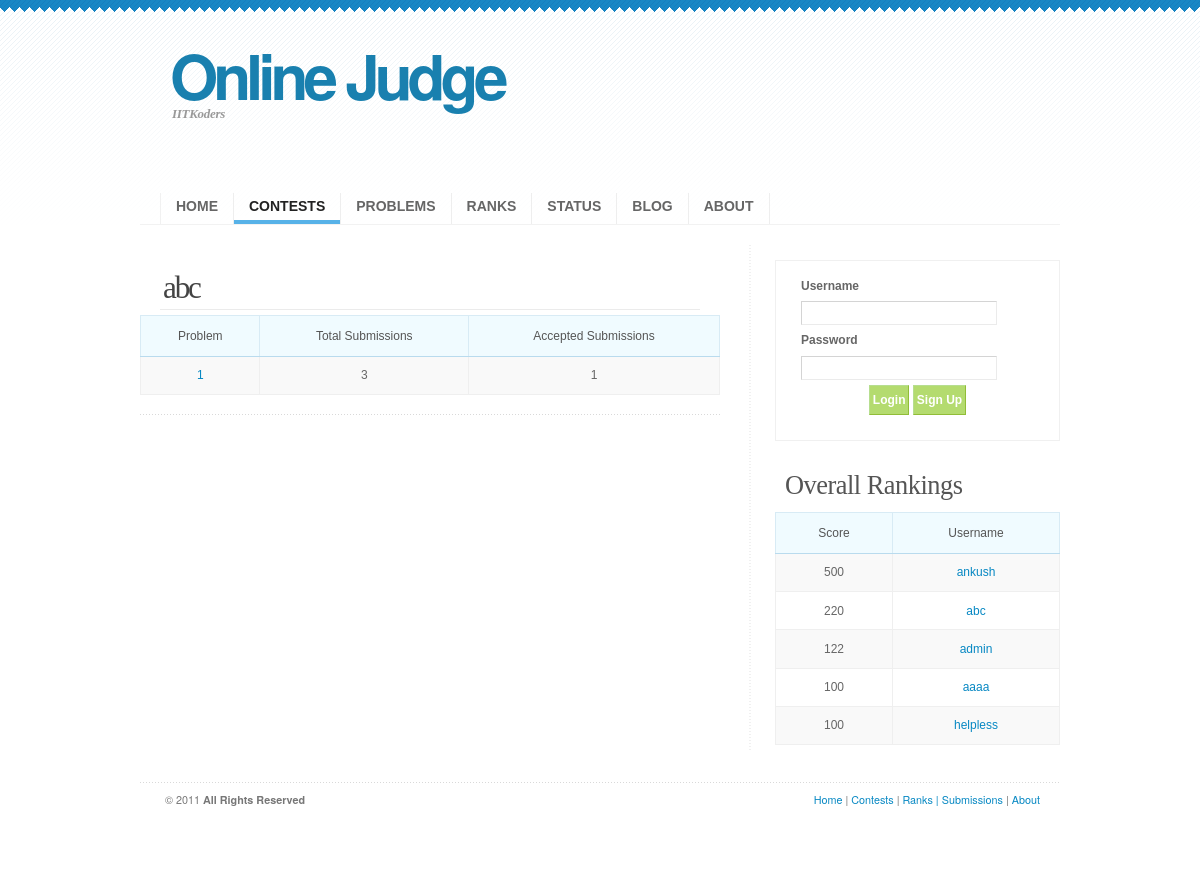
The app's page /contests.php?contestID=1 with its own data.
### tables this page shows
CREATE TABLE IF NOT EXISTS `contests` (
  `contestID` int(11) NOT NULL AUTO_INCREMENT,
  `Name` varchar(50) DEFAULT NULL,
  `startTime` datetime DEFAULT NULL,
  `endTime` datetime DEFAULT NULL,
  PRIMARY KEY (`contestID`)
);

CREATE TABLE IF NOT EXISTS `problems` (
  `contestID` int(11) NOT NULL,
  `problemID` int(11) NOT NULL AUTO_INCREMENT,
  `visible` tinyint(1) DEFAULT NULL,
  `problemName` varchar(50) NOT NULL,
  `statement` varchar(10000) DEFAULT NULL,
  `accepted` int(11) DEFAULT '0',
  `submissions` int(11) DEFAULT '0',
  `timeLimit` int(11) DEFAULT '2',
  `memoryLimit` int(11) DEFAULT '5',
  `score` int(11) DEFAULT '0',
  PRIMARY KEY (`problemID`)
);

CREATE TABLE IF NOT EXISTS `users` (
  `userID` int(11) NOT NULL AUTO_INCREMENT,
  `username` varchar(50) NOT NULL,
  `password` varchar(50) NOT NULL,
  `firstname` varchar(50) DEFAULT NULL,
  `lastname` varchar(50) DEFAULT NULL,
  `college` varchar(50) DEFAULT NULL,
  `email` varchar(50) NOT NULL,
  `rank` int(11) DEFAULT '0',
  `score` int(11) DEFAULT '0',
  `penalty` int(11) NOT NULL DEFAULT '0',
  PRIMARY KEY (`userID`),
  UNIQUE KEY `username` (`username`)
);

### contests.php (the view, shortened to what this page needs)
<!DOCTYPE html PUBLIC "-//W3C//DTD XHTML 1.0 Strict//EN" "http://www.w3.org/TR/xhtml1/DTD/xhtml1-strict.dtd">
<html xmlns="http://www.w3.org/1999/xhtml" xml:lang="en" lang="en">
<head>
<link rel="stylesheet" type="text/css" media="screen" href="css/screen.css" />
</head>
<body class="contest">
<div id="wrap">
<?php include('header.php');
?>
<div id="content-outer" class="clear">
<div id="left">
<div class="entry">
<?php
if(!isset($_GET['contestID'])){
	$query = "SELECT DATE_FORMAT(`startTime`,'%Y-%m-%d %T') AS startTime,DATE_FORMAT(`endTime`,'%Y-%m-%d %T') AS endTime,contestID,Name FROM contests ORDER BY endTime DESC ";
	$logged = mysql_query($query);
	$temp="<table width=100%><tr><th width=30%>Name</th><th width=35%>Start Time</th><th>End Time</th></tr>";
	$fut="<h2>Future Contests</h2>";
	$cur="<h2>Running Contests</h2>";
	$past="<h2>Past Contests</h2>";
	$fut=$fut.$temp;
	$cur=$cur.$temp;
	$past=$past.$temp;
	$countf=0;$countp=0;$countc=0;
	while($r= mysql_fetch_array($logged))
	{
		$d1 = new DateTime($r['startTime']);
		$current = new DateTime(date('Y-m-d H:i:s'));
		if($d1>$current){
			$fut=$fut."<tr><td><a href='contests.php?contestID=".$r['contestID']."'>".$r['Name']."</a></td><td>".date('jS F Y \a\t G:i', strtotime($r['startTime']))."</td><td>".date('jS F Y \a\t G:i', strtotime($r['endTime']))."</td></tr>";
			$countf=1;
			continue;
		}
		$d1 = new DateTime($r['endTime']);
		if($d1>$current){
			$cur=$cur."<tr><td><a href='contests.php?contestID=".$r['contestID']."'>".$r['Name']."</a><a href='rank.php?contestID=".$r['contestID']."' style='color: #00F000;font-size: .9em;'></br>(Rankings)</a></td><td>".date('jS F Y \a\t G:i', strtotime($r['startTime']))."</td><td>".date('jS F Y \a\t G:i', strtotime($r['endTime']))."</td></tr>";
			$countc=1;
			continue;
		}
		else{
			$past=$past."<tr><td><a href='contests.php?contestID=".$r['contestID']."'>".$r['Name']."</a>
				<a href='rank.php?contestID=".$r['contestID']."' style='color: #00F000;font-size: .9em;'></br>(Rankings)</a></td><td>".date('jS F Y \a\t G:i', strtotime($r['startTime']))."</td><td>".date('jS F Y \a\t G:i', strtotime($r['endTime']))."</td></tr>";
			$countp=1;
			break;
		}
	}
	$temp="</table>";
	$fut=$fut.$temp;
	$cur=$cur.$temp;
	if($countf!=1)$fut.="No future contest scheduled";
	if($countc!=1)$cur.="No contest running";
	echo $fut;
	echo $cur;
	if($countp!=1){
		$past=$past.$temp."No past contests</p></code>";
		echo $past;
	}
	else
	{
		echo $past;
		while($r= mysql_fetch_array($logged))
		{
			echo "<tr><td><a href='contests.php?contestID=".$r['contestID']."'>".$r['Name']."</a><a href='rank.php?contestID=".$r['contestID']."' style='color: #00F000;font-size: .9em;'></br>(Rankings)</a></td><td>".date('jS F Y \a\t G:i', strtotime($r['startTime']))."</td><td>".date('jS F Y \a\t G:i', strtotime($r['endTime']))."</td></tr>";
		}
	}
	echo "</table>";
}
else
{
	$query = "SELECT DATE_FORMAT(`startTime`,'%Y-%m-%d %T') AS startTime,Name FROM contests WHERE contestID=".$_GET['contestID'];
	$logged=mysql_query($query);
	$r=mysql_fetch_array($logged);
	$d1 = new DateTime($r['startTime']);
	$current = new DateTime(date('Y-m-d H:i:s'));
	if((mysql_num_rows($logged) == 0))
	{
		echo "Invalid ContestID";
		echo '<meta http-equiv="REFRESH" content="2;url=contests.php">';
		exit(0);
	}
	elseif($d1>$current)
	{
		echo "Contest not yet started";
	}
	else
	{
		echo "<h2>".$r['Name']."</h2>";
		$query="SELECT * from problems where contestID=".$_GET['contestID'];
		$logged=mysql_query($query);
		echo <<<EOHTML123
			<table border="1" width="100%" >
			<tr>
			<th>Problem</th><th>Total Submissions</th><th>Accepted Submissions</th>
			</tr>
EOHTML123;
		$i=0;
		while($r=mysql_fetch_array($logged))
		{
			echo "
				<tr ".($i%2==0?"class= 'altrow'":"").">
				<td><a href ='problem.php?problemID=".$r['problemID']."'> ".$r['problemName']."</a></td>	<td >".$r['submissions']."</td> <td >".$r['accepted']."</td>
				</tr>";
			$i+=1;
		}
		echo "</table>";
	}
}
?>
</div>
</div>
<?php include("sidebar.php"); ?>
</div>
</div>
<?php include("footer.php"); ?>
</body>

### sidebar.php (shortened to what this page needs)
<div id="right">
<div class="sidemenu">
<?php
if($_SESSION['isloggedin']){
	echo "<div class='entry'><p align='center'><b>Welcome, ".$_SESSION['username']."</b></p>";
	echo "<p align='center' ><a href='profile.php'>My profile</a></p>";
	echo "<p align='center' ><a href='account.php'>Account Settings</a></p>";
	echo "<p align='center' ><a href='logout.php'>Sign Out</a></p>";
	if(!strcmp($_SESSION['username'],'admin'))echo "<p align='center' ><a href='create_contest.php'>Add Contest</a></p></div>";
}
else{
	echo'
		<form style="position: relative; margin-left: 0px; margin-right: 0px;  background-color: #FFFFFF;" value="refresh page" method="post">
		<label>Username<br/></label>
		<input name="username" size="30%" type="text" /><br/>
		<label>Password<br/></label>
		<input name="password" size="30%" type="password" /></br>
		<div align="center"><input id="loginbutton" class="button" type="submit" name="login" value="Login" />
		<input id="loginbutton" class="button" type="submit" name="signup" value="Sign Up" /></div>
		</form>
		';
};
?>
</div>
<h3>Overall Rankings</h3>
<table border="1" width="100%" >
<tr>
<th>Score</th><th>Username</th>
</tr>
<?php
$query = "select username,score from `users` order by score DESC limit 5 ";
$logged = mysql_query($query);
for($i=0;$logg = mysql_fetch_array($logged);$i++){
	echo "
		<tr ".($i%2==0?"class= 'altrow'":"").">
		<td > ".$logg['score']."</td>	<td ><a href='profile.php?username=".$logg['username']."'>".$logg['username']."</a></td>
		</tr>";
}
?>
</table>
</div>

### css/FreshPick.css (style rules this page uses)
body { font: 12px/170% 'Lucida Grande', 'Lucida Sans Unicode', Geneva, Verdana, Sans-Serif; color: #666666; margin: 0; padding: 0; background: #FFF url(../images/bg.gif) repeat-x ; text-align: center; }
a:link, a:visited { text-decoration: none; color: #0788C3; }
h1, h2, h3, h4 { font: bold 1em/1.5em Georgia, 'Times New Roman', Times, serif; color: #555; margin: 10px 20px 7px 20px; }
h2 { font-size: 2.8em; font-weight: normal; }
h3 { font-size: 2.2em; font-weight: normal; letter-spacing: -0.5px; padding-top: 15px; }
table { border-collapse: collapse; margin: 5px 0px; }
tr { background: #FFF; }
tr.altrow { background: #F9F9F9; }
th, td { text-align: center; border-width: 1px; border-style: solid; }
th { color: #555; background: #F0FBFF; padding: .8em 1em; border-color: #D8EBF5 #D8EBF5 #B9DBEE #D8EBF5; }
td { border-color: #EFEFEF; padding: .7em 1em; }
form { margin: 10px 20px; padding: 15px 25px 25px 25px; border: 1px solid #F0F0F0; background: #F8F8F8; }
label { font-weight: bold; color: #666666; }
input, select, textarea { margin: 5px 0; padding: 5px; color: #6A6969; border-width: 1px; border-style: solid; border-color: #D4D4D4 #EBEBEB #EBEBEB #D4D4D4; font: 11px 'Lucida Grande', Verdana, Helvetica, sans-serif; }
input.button { font: bold 12px Arial, Sans-serif; height: 30px; margin: 0; padding: 2px 3px; color: #FFF; background:#B4DB6F; border-width: 1px; border-style: solid; border-color: #B6DE8F #91BD37 #91BD37 #B6DE8F; }
#wrap { width: 920px; margin: 0 auto; text-align: left; }
#content-outer { clear: both; float: left; width: 920px; margin: 0; padding: 0; background: transparent url(../images/hor-line.gif) repeat-y center 0; }
#left { width: 580px; float: left; padding-top: 15px; }
#right { width: 285px; float: right; padding-top: 5px; }
#right h3 { margin-left: 10px; }
#left h2 { font: normal 2.6em Georgia, 'Times New Roman', Times, Serif; color: #444; letter-spacing: -2.2px; margin-bottom: 0px; padding-bottom: 3px; padding-left: 3px; border-bottom: 1px solid #EBEBEB; }
#left .entry { background: url(../images/dotted-lines.gif) repeat-x left bottom; padding-bottom: 15px; }
.clear { display:inline-block; }
.clear:after { display:block; visibility:hidden; clear:both; height:0; content: "."; }

### records on screen
contests: Name "abc"
problems: problemName "1", submissions "3", accepted "1"
users: score "500", username "ankush"
users: score "220", username "abc"
users: score "122", username "admin"
users: score "100", username "aaaa"
users: score "100", username "helpless"
